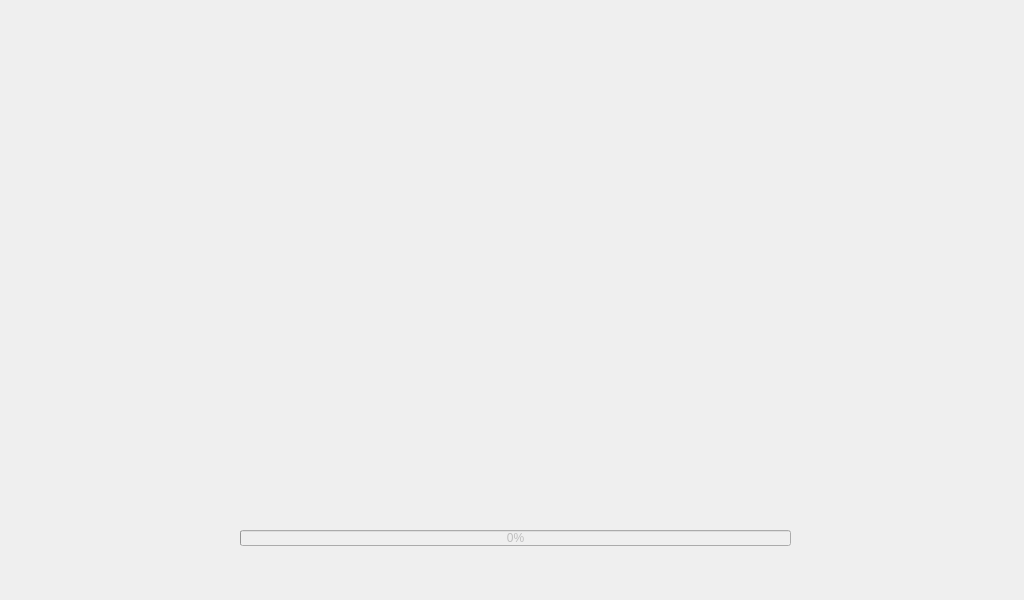
<?xml version="1.0" encoding="UTF-8"?>
<ui version="4.0">
 <class>Form</class>
 <widget class="QWidget" name="Form">
  <property name="geometry">
   <rect>
    <x>0</x>
    <y>0</y>
    <width>1024</width>
    <height>600</height>
   </rect>
  </property>
  <property name="maximumSize">
   <size>
    <width>1024</width>
    <height>600</height>
   </size>
  </property>
  <property name="windowTitle">
   <string>SPLASH SCREEN-LCS BEV 360 CAMERA SYSTEM</string>
  </property>
  <widget class="QLabel" name="splah_image">
   <property name="enabled">
    <bool>true</bool>
   </property>
   <property name="geometry">
    <rect>
     <x>0</x>
     <y>0</y>
     <width>1024</width>
     <height>600</height>
    </rect>
   </property>
   <property name="sizePolicy">
    <sizepolicy hsizetype="Fixed" vsizetype="Fixed">
     <horstretch>0</horstretch>
     <verstretch>0</verstretch>
    </sizepolicy>
   </property>
   <property name="maximumSize">
    <size>
     <width>1024</width>
     <height>600</height>
    </size>
   </property>
   <property name="text">
    <string/>
   </property>
   <property name="pixmap">
    <pixmap>../Images/SplashScreen/SplashScreen.png</pixmap>
   </property>
  </widget>
  <widget class="QProgressBar" name="progressBar">
   <property name="enabled">
    <bool>false</bool>
   </property>
   <property name="geometry">
    <rect>
     <x>240</x>
     <y>530</y>
     <width>551</width>
     <height>16</height>
    </rect>
   </property>
   <property name="value">
    <number>0</number>
   </property>
  </widget>
 </widget>
 <resources/>
 <connections/>
</ui>
